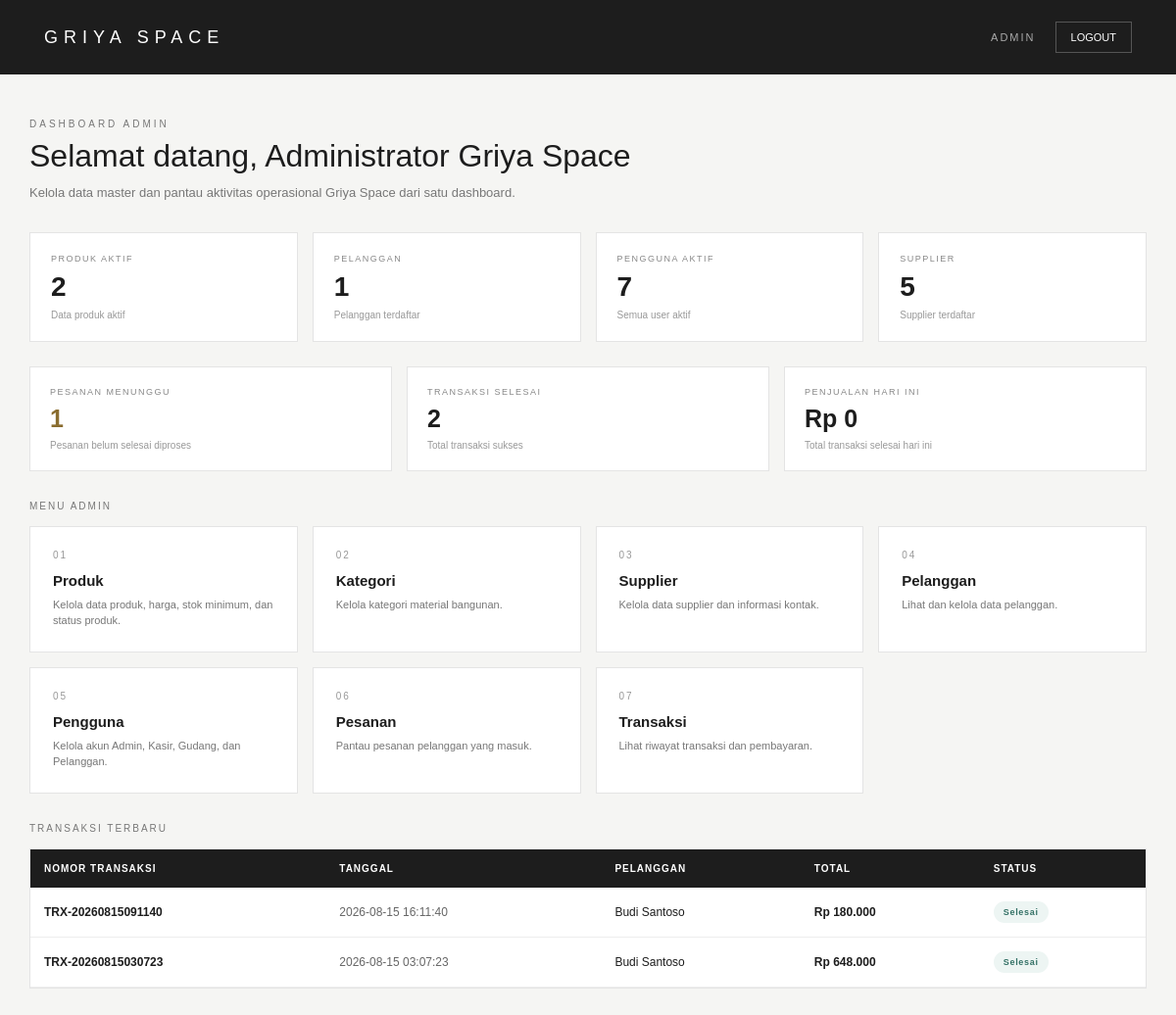
/griya-space/dashboard/admin/index.php (signed in), run on the app's committed database.
### tables this page shows
CREATE TABLE `transaksi` (
  `id_transaksi` int NOT NULL,
  `nomor_transaksi` varchar(30) NOT NULL,
  `id_pelanggan` int DEFAULT NULL,
  `id_user` int NOT NULL,
  `id_promo` int DEFAULT NULL,
  `tanggal_transaksi` datetime DEFAULT CURRENT_TIMESTAMP,
  `subtotal` decimal(15,2) NOT NULL DEFAULT '0.00',
  `diskon` decimal(15,2) NOT NULL DEFAULT '0.00',
  `total_harga` decimal(15,2) NOT NULL DEFAULT '0.00',
  `status` enum('Menunggu','Diproses','Selesai','Dibatalkan') DEFAULT 'Selesai',
  `keterangan` text
);

CREATE TABLE `pelanggan` (
  `id_pelanggan` int NOT NULL,
  `id_user` int DEFAULT NULL,
  `kode_pelanggan` varchar(30) NOT NULL,
  `nama_pelanggan` varchar(100) NOT NULL,
  `no_telepon` varchar(20) DEFAULT NULL,
  `email` varchar(100) DEFAULT NULL,
  `alamat` text,
  `created_at` timestamp NULL DEFAULT CURRENT_TIMESTAMP
);

### griya-space/dashboard/admin/index.php (the view, shortened to what this page needs)
<?php
require_once "../../config/database.php";
$nama =
    $_SESSION["nama"] ?? "Administrator";
$stmt = $conn->prepare("
    SELECT COUNT(*) AS total
    FROM produk
    WHERE status = 'Aktif'
");
$stmt->execute();
$result =
    $stmt->get_result();
$data =
    $result->fetch_assoc();
$total_produk =
    (int) $data["total"];
$stmt = $conn->prepare("
    SELECT COUNT(*) AS total
    FROM pelanggan
");
$stmt->execute();
$result =
    $stmt->get_result();
$data =
    $result->fetch_assoc();
$total_pelanggan =
    (int) $data["total"];
$stmt = $conn->prepare("
    SELECT COUNT(*) AS total
    FROM users
    WHERE status = 'Aktif'
");
$stmt->execute();
$result =
    $stmt->get_result();
$data =
    $result->fetch_assoc();
$total_user =
    (int) $data["total"];
$stmt = $conn->prepare("
    SELECT COUNT(*) AS total
    FROM supplier
");
$stmt->execute();
$result =
    $stmt->get_result();
$data =
    $result->fetch_assoc();
$total_supplier =
    (int) $data["total"];
$stmt = $conn->prepare("
    SELECT COUNT(*) AS total
    FROM pesanan
    WHERE status = 'Menunggu'
");
$stmt->execute();
$result =
    $stmt->get_result();
$data =
    $result->fetch_assoc();
$pesanan_menunggu =
    (int) $data["total"];
$stmt = $conn->prepare("
    SELECT COUNT(*) AS total
    FROM transaksi
    WHERE status = 'Selesai'
");
$stmt->execute();
$result =
    $stmt->get_result();
$data =
    $result->fetch_assoc();
$transaksi_selesai =
    (int) $data["total"];
$stmt = $conn->prepare("
    SELECT
        COALESCE(
            SUM(total_harga),
            0
        ) AS total
    FROM transaksi
    WHERE DATE(tanggal_transaksi) = CURDATE()
      AND status = 'Selesai'
");
$stmt->execute();
$result =
    $stmt->get_result();
$data =
    $result->fetch_assoc();
$penjualan_hari_ini =
    (float) $data["total"];
$stmt = $conn->prepare("
    SELECT
        t.id_transaksi,
        t.nomor_transaksi,
        t.tanggal_transaksi,
        t.total_harga,
        t.status,
        p.nama_pelanggan
    FROM transaksi t
    INNER JOIN pelanggan p
        ON t.id_pelanggan = p.id_pelanggan
    ORDER BY
        t.id_transaksi DESC
    LIMIT 5
");
$stmt->execute();
$result =
    $stmt->get_result();
$transaksi_terbaru = [];
while (
    $row =
    $result->fetch_assoc()
) {
    $transaksi_terbaru[] =
        $row;
}
?>
<!DOCTYPE html>
<html lang="id">
<head>
</head>
<body>
<header>
    <div class="brand">
        GRIYA SPACE
    </div>
    <div class="header-right">
        <div class="role">
            ADMIN
        </div>
        <a
            href="../../auth/logout.php"
            class="logout"
        >
            LOGOUT
        </a>
    </div>
</header>
<main>
    <section class="welcome">
        <small>
            DASHBOARD ADMIN
        </small>
        <h1>
            Selamat datang,
            <?= htmlspecialchars(
                $nama
            ); ?>
        </h1>
        <p>
            Kelola data master dan pantau aktivitas operasional
            Griya Space dari satu dashboard.
        </p>
    </section>
    <section class="summary-grid">
        <div class="summary-card">
            <span class="summary-label">
                PRODUK AKTIF
            </span>
            <span class="summary-value">
                <?= $total_produk; ?>
            </span>
            <div class="summary-note">
                Data produk aktif
            </div>
        </div>
        <div class="summary-card">
            <span class="summary-label">
                PELANGGAN
            </span>
            <span class="summary-value">
                <?= $total_pelanggan; ?>
            </span>
            <div class="summary-note">
                Pelanggan terdaftar
            </div>
        </div>
        <div class="summary-card">
            <span class="summary-label">
                PENGGUNA AKTIF
            </span>
            <span class="summary-value">
                <?= $total_user; ?>
            </span>
            <div class="summary-note">
                Semua user aktif
            </div>
        </div>
        <div class="summary-card">
            <span class="summary-label">
                SUPPLIER
            </span>
            <span class="summary-value">
                <?= $total_supplier; ?>
            </span>
            <div class="summary-note">
                Supplier terdaftar
            </div>
        </div>
    </section>
    <section class="operational-grid">
        <div class="operational-card">
            <span class="operational-label">
                PESANAN MENUNGGU
            </span>
            <span class="operational-value warning">
                <?= $pesanan_menunggu; ?>
            </span>
            <div class="operational-note">
                Pesanan belum selesai diproses
            </div>
        </div>
        <div class="operational-card">
            <span class="operational-label">
                TRANSAKSI SELESAI
            </span>
            <span class="operational-value">
                <?= $transaksi_selesai; ?>
            </span>
            <div class="operational-note">
                Total transaksi sukses
            </div>
        </div>
        <div class="operational-card">
            <span class="operational-label">
                PENJUALAN HARI INI
            </span>
            <span class="operational-value">
                Rp <?= number_format(
                    $penjualan_hari_ini,
                    0,
                    ",",
                    "."
                ); ?>
            </span>
            <div class="operational-note">
                Total transaksi selesai hari ini
            </div>
        </div>
    </section>
    <div class="section-title">
        MENU ADMIN
    </div>
    <section class="menu-grid">
        <a
            href="produk/"
            class="menu-card"
        >
            <span class="menu-number">
                01
            </span>
            <span class="menu-title">
                Produk
            </span>
            <span class="menu-description">
                Kelola data produk, harga, stok minimum,
                dan status produk.
            </span>
        </a>
        <a
            href="kategori/"
            class="menu-card"
        >
            <span class="menu-number">
                02
            </span>
            <span class="menu-title">
                Kategori
            </span>
            <span class="menu-description">
                Kelola kategori material bangunan.
            </span>
        </a>
        <a
            href="supplier/"
            class="menu-card"
        >
            <span class="menu-number">
                03
            </span>
            <span class="menu-title">
                Supplier
            </span>
            <span class="menu-description">
                Kelola data supplier dan informasi kontak.
            </span>
        </a>
        <a
            href="pelanggan/"
            class="menu-card"
        >
            <span class="menu-number">
                04
            </span>
            <span class="menu-title">
                Pelanggan
            </span>
            <span class="menu-description">
                Lihat dan kelola data pelanggan.
            </span>
        </a>
        <a
            href="users/"
            class="menu-card"
        >
            <span class="menu-number">
                05
            </span>
            <span class="menu-title">
                Pengguna
            </span>
            <span class="menu-description">
                Kelola akun Admin, Kasir, Gudang,
                dan Pelanggan.
            </span>
        </a>
        <a
            href="../kasir/pesanan/"
            class="menu-card"
        >
            <span class="menu-number">
                06
            </span>
            <span class="menu-title">
                Pesanan
            </span>
            <span class="menu-description">
                Pantau pesanan pelanggan yang masuk.
            </span>
        </a>
        <a
            href="../kasir/transaksi/"
            class="menu-card"
        >
            <span class="menu-number">
                07
            </span>
            <span class="menu-title">
                Transaksi
            </span>
            <span class="menu-description">
                Lihat riwayat transaksi dan pembayaran.
            </span>
        </a>
    </section>
    <div class="section-title">
        TRANSAKSI TERBARU
    </div>
    <section class="recent-card">
        <?php if (
            !empty($transaksi_terbaru)
        ): ?>
            <table>
                <thead>
                    <tr>
                        <th>
                            NOMOR TRANSAKSI
                        </th>
                        <th>
                            TANGGAL
                        </th>
                        <th>
                            PELANGGAN
                        </th>
                        <th>
                            TOTAL
                        </th>
                        <th>
                            STATUS
                        </th>
                    </tr>
                </thead>
                <tbody>
                    <?php foreach (
                        $transaksi_terbaru
                        as $transaksi
                    ): ?>
                        <?php
                        $statusClass =
                            "status-default";
                        switch (
                            $transaksi["status"]
                        ) {
                            case "Selesai":
                                $statusClass =
                                    "status-selesai";
                                break;
                        }
                        ?>
                        <tr>
                            <td class="number">
                                <?= htmlspecialchars(
                                    $transaksi[
                                        "nomor_transaksi"
                                    ]
                                ); ?>
                            </td>
                            <td class="date">
                                <?= htmlspecialchars(
                                    $transaksi[
                                        "tanggal_transaksi"
                                    ]
                                ); ?>
                            </td>
                            <td>
                                <?= htmlspecialchars(
                                    $transaksi[
                                        "nama_pelanggan"
                                    ]
                                ); ?>
                            </td>
                            <td class="money">
                                Rp <?= number_format(
                                    $transaksi[
                                        "total_harga"
                                    ],
                                    0,
                                    ",",
                                    "."
                                ); ?>
                            </td>
                            <td>
                                <span
                                    class="status <?= $statusClass; ?>"
                                >
                                    <?= htmlspecialchars(
                                        $transaksi[
                                            "status"
                                        ]
                                    ); ?>
                                </span>
                            </td>
                        </tr>
                    <?php endforeach; ?>
                </tbody>
            </table>
        <?php endif; ?>
    </section>
</main>
</body>
</html>

### griya-space/dashboard/admin/index.php (style rules this page uses)
* { box-sizing: border-box; margin: 0; padding: 0; }
body { font-family: Arial, Helvetica, sans-serif; background: #f5f5f3; color: #1d1d1d; }
header { min-height: 76px; background: #1d1d1d; color: white; padding: 18px 45px; display: flex; align-items: center; justify-content: space-between; }
.brand { font-size: 18px; letter-spacing: 6px; font-weight: 500; }
.header-right { display: flex; align-items: center; gap: 20px; }
.role { font-size: 11px; letter-spacing: 2px; color: #aaa; }
.logout { color: white; text-decoration: none; border: 1px solid #555; padding: 9px 15px; font-size: 11px; transition: .2s; }
main { max-width: 1300px; margin: 0 auto; padding: 45px 30px; }
.welcome { margin-bottom: 30px; }
.welcome small { display: block; color: #777; font-size: 10px; letter-spacing: 3px; margin-bottom: 9px; }
.welcome h1 { font-size: 32px; font-weight: 500; }
.welcome p { margin-top: 9px; color: #777; font-size: 13px; line-height: 1.5; }
.summary-grid { display: grid; grid-template-columns: repeat(4, 1fr); gap: 15px; margin-bottom: 25px; }
.summary-card { background: white; border: 1px solid #e4e4e4; padding: 21px; }
.summary-label { display: block; color: #888; font-size: 9px; letter-spacing: 1.5px; }
.summary-value { display: block; margin-top: 8px; font-size: 28px; font-weight: 600; }
.summary-note { margin-top: 7px; color: #999; font-size: 10px; }
.operational-grid { display: grid; grid-template-columns: repeat(3, 1fr); gap: 15px; margin-bottom: 30px; }
.operational-card { background: white; border: 1px solid #e4e4e4; padding: 20px; }
.operational-label { display: block; color: #888; font-size: 9px; letter-spacing: 1.5px; }
.operational-value { display: block; margin-top: 8px; font-size: 25px; font-weight: 600; }
.operational-note { margin-top: 7px; color: #999; font-size: 10px; }
.warning { color: #8a6d2f; }
.section-title { margin-bottom: 15px; color: #777; font-size: 10px; letter-spacing: 2px; }
.menu-grid { display: grid; grid-template-columns: repeat(4, 1fr); gap: 15px; margin-bottom: 30px; }
.menu-card { display: block; background: white; border: 1px solid #e4e4e4; padding: 23px; color: #1d1d1d; text-decoration: none; transition: .2s; }
.menu-number { display: block; color: #999; font-size: 10px; letter-spacing: 2px; margin-bottom: 12px; }
.menu-title { display: block; font-size: 15px; font-weight: 600; }
.menu-description { display: block; margin-top: 8px; color: #777; font-size: 11px; line-height: 1.5; }
.recent-card { background: white; border: 1px solid #e4e4e4; overflow-x: auto; }
table { width: 100%; min-width: 850px; border-collapse: collapse; }
thead { background: #1d1d1d; color: white; }
th { padding: 14px; text-align: left; font-size: 10px; letter-spacing: 1px; white-space: nowrap; }
td { padding: 14px; border-bottom: 1px solid #eeeeee; font-size: 12px; }
.number { font-weight: 600; white-space: nowrap; }
.date { color: #666; white-space: nowrap; }
.money { font-weight: 600; white-space: nowrap; }
.status { display: inline-block; padding: 6px 10px; border-radius: 20px; font-size: 9px; font-weight: 600; letter-spacing: .7px; }
.status-selesai { background: #edf5f3; color: #347166; }

### data on the page
transaksi: nomor_transaksi "TRX-20260815091140", tanggal_transaksi "2026-08-15 16:11:40", id_pelanggan.nama_pelanggan "Budi Santoso", total_harga "180.000", status "Selesai"
transaksi: nomor_transaksi "TRX-20260815030723", tanggal_transaksi "2026-08-15 03:07:23", id_pelanggan.nama_pelanggan "Budi Santoso", total_harga "648.000", status "Selesai"

### other printed values
$nama "Administrator Griya Space"
$total_produk "2"
$total_pelanggan "1"
$total_user "7"
$total_supplier "5"
$pesanan_menunggu "1"
$transaksi_selesai "2"
$penjualan_hari_ini "0"
